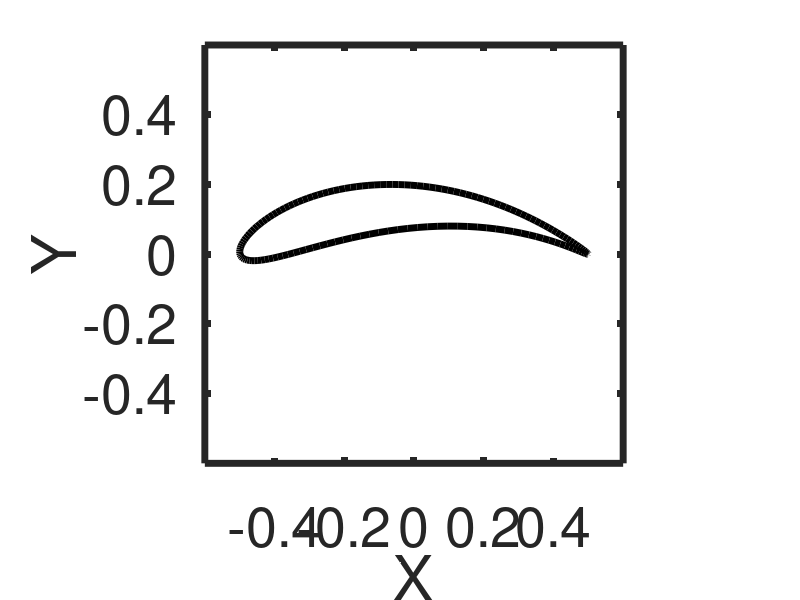

Reproduce this figure in MATLAB.
clc;
clear all;
close all;
format short g;
% ----------------------------------------------------------------------- %
% function flag = openFOAM_joukowsky_airfoil_generator(x0,y0)
fontsize = 40;
linewidth = 5;
markersize = 20;
% ----------------------------------------------------------------------- %
% Joukowski showed that the image of a circle passing through (1.0,0) and
% containing the point (-1,0) is mapped onto a curve shaped like the
% cross section of an airplane wing.

N = 150; % Number of points on airfoil surface
% x0 = -0.05; % Defines maximum thickness. [-1 0]
x0 = -0.1; % Defines maximum thickness. [-1 0]
dx0 = 0.00; % Perturbation in thickness
xNew = x0 + dx0;
x0 = x0 + dx0;

% y0 = 0.3 + 0.0001; % Defines camber. Positive values for up camber [0 1]
y0 = 0.3 + 0.0010; % Defines camber. Positive values for up camber [0 1]
dy0 = 0.000; % Perturbation in camber
yNew = y0 + dy0;
% y0 = y0 - dy0;

b = sqrt(0.9);

R = sqrt((1 - x0)^2 + y0^2); % Calculate R based on (1.0,0) on circle
RNew = sqrt((1 - xNew)^2 + yNew^2); % Calculate R based on (1.0,0) on circle
% Checking the (-1,0) is inside
if (1 + x0)^2 + y0^2 - R^2 >= 0
    disp(['Cannot generate airfoil shape'])
%     return;
end

if (1 + xNew)^2 + yNew^2 - RNew^2 >= 0
    disp(['Cannot generate airfoil shape'])
%     return;
end

theta = linspace(0,2*pi,N);

x = x0 + R .* cos(theta);
y = y0 + R .* sin(theta);
z = x + i * y;

xNew = xNew + RNew .* cos(theta);
yNew = yNew + RNew .* sin(theta);
zNew = xNew + i * yNew;

z = z + b ./ z; % Joukowski transform
X = real(z);
Y = imag(z);

zNew = zNew + b ./ zNew; % Joukowski transform
XNew = real(zNew);
YNew = imag(zNew);

Y = Y / (max(X) - min(X));
X = X / (max(X) - min(X));
X = X + 0.5 - max(X);
[a,b] = max(X);
Y = Y - Y(b);

YNew = YNew / (max(XNew) - min(XNew));
XNew = XNew / (max(XNew) - min(XNew));
XNew = XNew + 0.5 - max(XNew);
[a,b] = max(XNew);
YNew = YNew - Y(b);

pointCloud = [X',Y'];
if dy0 == 0
    pointCloudSensitivity = ([XNew',YNew'] - [X',Y']) / dx0;
elseif dx0 == 0
	pointCloudSensitivity = ([XNew',YNew'] - [X',Y']) / dy0;
end

distX = abs(pointCloud(2:end,1) - pointCloud(1:end-1,1));
meanDistX = mean(distX);
j = 1;
for i=j:length(pointCloud)-1
    for j=i+1:length(pointCloud)-1
        if j > length(pointCloud)
            break
        end
        if abs(pointCloud(i,1) - pointCloud(j,1)) < meanDistX
            pointCloud(j,:) = [];
        else
            break
        end
    end
end

% figure,
% plot(X,Y,'ko',...
%      pointCloud(:,1),pointCloud(:,2),'r+')
% axis([-1 1 -1 1])
% length(pointCloud)

figure,
plot(X,Y,'k',...
    'linewidth',linewidth)
xlabel('X','fontsize',fontsize)
ylabel('Y','fontsize',fontsize)
axis([-0.6 0.6 -0.6 0.6])
set(gca,'fontsize',fontsize,'linewidth',linewidth)
axis('equal')


dlmwrite('point_cloud.txt',pointCloud);
dlmwrite('point_cloud_sensitivity.txt',pointCloudSensitivity);
% copyfile('point_cloud.txt','current_simulation_results/')

